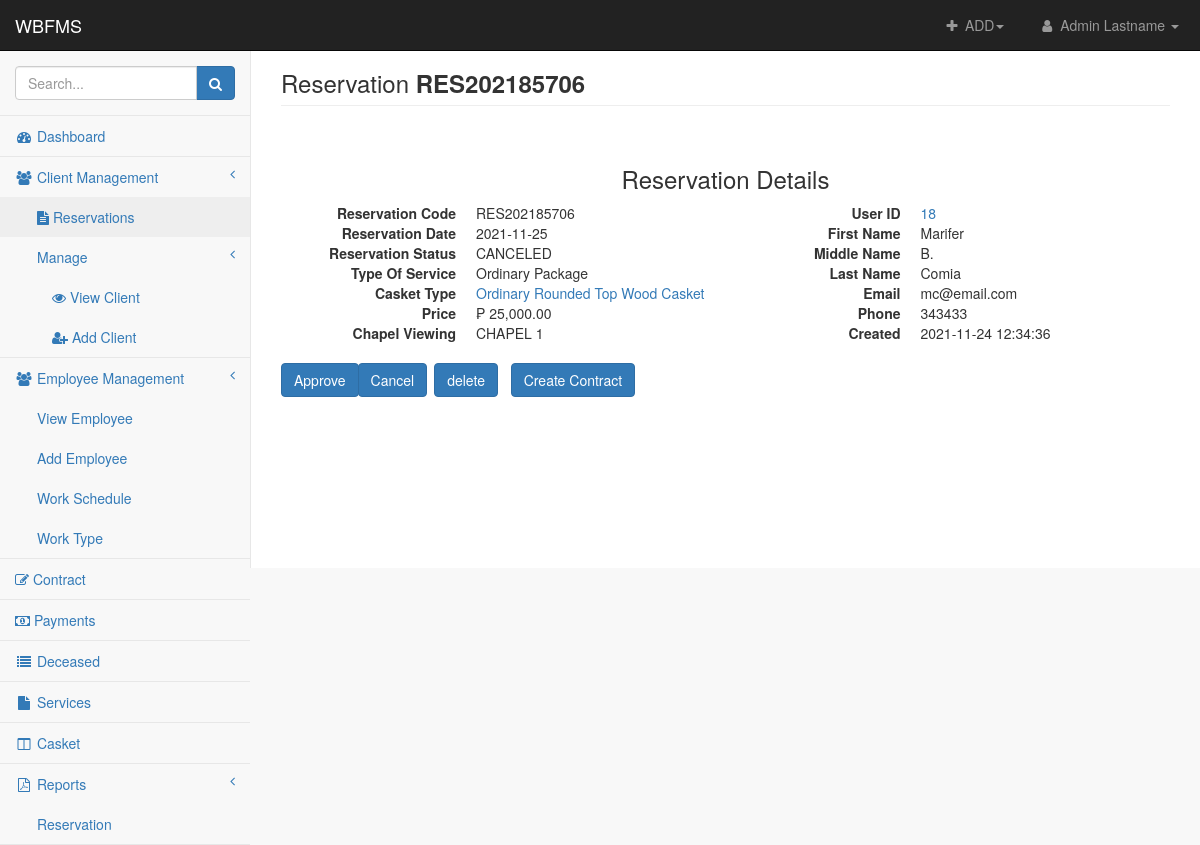
Page /admin/view-reservation.php?reservation=RES202185706 (signed in) on the committed database.
### tables this page shows
CREATE TABLE `reservation` (
  `reservation_id` int(11) NOT NULL,
  `reservation_code` text NOT NULL,
  `reservation_date` date NOT NULL,
  `relation_to_deceased` varchar(255) NOT NULL,
  `reservation_status` text NOT NULL,
  `branch_id` int(11) NOT NULL,
  `client_id` int(11) NOT NULL,
  `casket_id` int(11) NOT NULL,
  `chapel_id` int(11) NOT NULL
);

CREATE TABLE `service` (
  `service_id` int(11) NOT NULL,
  `service` text NOT NULL,
  `package_include` text NOT NULL
);

CREATE TABLE `casket` (
  `casket_id` int(11) NOT NULL,
  `casket_type` text NOT NULL,
  `amount` double(10,2) NOT NULL,
  `service_id` int(11) NOT NULL
);

CREATE TABLE `chapel` (
  `chapel_id` int(11) NOT NULL,
  `chapel_name` varchar(255) NOT NULL,
  `branch` int(255) NOT NULL
);

CREATE TABLE `client` (
  `client_id` int(11) NOT NULL,
  `client_firstname` text NOT NULL,
  `client_middlename` text NOT NULL,
  `client_lastname` text NOT NULL,
  `client_email` text NOT NULL,
  `client_phone` text NOT NULL,
  `client_username` text NOT NULL,
  `client_password` text NOT NULL,
  `client_application_date` datetime NOT NULL
);

### admin/includes/session.php (called while the page is built, shortened)
<?php
	include 'db-connection.php';
	$sql = "SELECT * FROM admin LEFT JOIN branches ON admin.branch_id = branches.branch_id WHERE admin.admin_id = '".$_SESSION['admin']."' AND branches.branch_id = '".$_SESSION['branch']."'";
	$query = $conn->query($sql);
	$user = $query->fetch_assoc();
?>

### admin/view-reservation.php (the view, shortened to what this page needs)
<?php include 'includes/header.php' ?>
<?php include ('includes/db-connection.php');
     include('includes/session.php');
?>
<body>
<div id="wrapper">
    <?php include 'includes/nav.php' ?>
    <?php
     $RES_NO = $_GET['reservation'];
     $fetch_reserv = "SELECT * FROM reservation
     INNER JOIN branches USING(branch_id)
     INNER JOIN client USING(client_id)
     INNER JOIN casket USING(casket_id)
     INNER JOIN service USING(service_id)
     INNER JOIN chapel USING(chapel_id)
     WHERE reservation_code= '".$RES_NO."'";
     $query_res = $conn->query($fetch_reserv);
     $result_res = $query_res->fetch_assoc();
    ?>
    <div class="navbar-default sidebar" role="navigation">
        <div class="sidebar-nav navbar-collapse">
            <ul class="nav" id="side-menu">
                <li class="sidebar-search">
                    <div class="input-group custom-search-form">
                        <input type="text" class="form-control" placeholder="Search...">
                        <span class="input-group-btn">
                            <button class="btn btn-primary" type="button">
                                <i class="fa fa-search"></i>
                            </button>
                        </span>
                    </div>
                </li>
                <li>
                    <a href="homepage.php" class=""><i class="fa fa-dashboard fa-fw"></i> Dashboard</a>
                </li>
                <li>
                    <a href="#"><i class="fa fa-users fa-fw"></i> Client Management<span class="fa arrow"></span></a>
                    <ul class="nav nav-second-level">
                        <li>
                            <a href="reservations.php" class="active"><i class="fa fa-file-text"></i> Reservations</a>
                        </li>
                        <li>
                            <a href="#">Manage<span class="fa arrow"></span></a>
                            <ul class="nav nav-third-level">
                                <li>
                                    <a href="view-client.php" ><i class="fa fa-eye"></i> View Client</a>
                                </li>
                                <li>
                                    <a href="add-client.php"><i class="fa fa-user-plus"></i> Add Client</a>
                                </li>
                            </ul>
                        </li>
                    </ul>
                </li>
                <li>
                    <a href="#"><i class="fa fa-users fa-fw"></i> Employee Management<span class="fa arrow"></span></a>
                    <ul class="nav nav-second-level">
                    <li>
                            <a href="view-employee.php">View Employee</a>
                        </li>
                        <li>
                            <a href="add-employee.php">Add Employee</a>
                        </li>
                        <li>
                            <a href="work-schedule.php">Work Schedule</a>
                        </li>
                        <li>
                            <a href="work-type.php" class="">Work Type</a>
                        </li>
                    </ul>
                </li>
                <li>
                    <a href="contract.php"><i class="fa fa-edit"></i> Contract</a>
                </li>
                <li>
                    <a href="payments.php"><i class="fa fa-money"></i> Payments</a>
                </li>
                <li>
                    <a href="deceased.php" class=""><i class="fa fa-list fa-fw"></i> Deceased</a>
                </li>
                <li>
                    <a href="services.php" class=""><i class="fa fa-file fa-fw"></i> Services</a>
                </li>
                <li>
                    <a href="casket.php" class="]"><i class="fa fa-columns fa-fw"></i> Casket</a>
                </li>
                <li>
                    <a href="#"><i class="fa fa-file-pdf-o fa-fw"></i> Reports<span class="fa arrow"></span></a>
                    <ul class="nav nav-second-level">
                        <li>
                            <a href="reservation-report.php">Reservation</a>
                        </li>
                    </ul>
                </li>
            </ul>
        </div>
    </div>
    <div id="page-wrapper">
        <div class="container-fluid">
            <div class="row">
                <div class="col-lg-12">
                    <h3 class="page-header text-capitalize">reservation <b><?php echo $RES_NO ?></b></h3>
                </div>
            </div>
            <br>
            <form action="create-contract-query.php" method="POST">
                <div class ="container-fluid">
                <h3 class="text-capitalize text-center "> reservation details</h3>
                    <div class="row">
                    <dl class="dl-horizontal col-sm-6">
                        <dt class="text-capitalize">reservation code</dt>
                        <dd> <?php echo $result_res['reservation_code'] ?></dd>
                        <dt class="text-capitalize">reservation date</dt>
                        <dd> <?php echo $result_res['reservation_date'] ?></dd>
                        <dt class="text-capitalize">reservation status</dt>
                        <dd> <?php echo $result_res['reservation_status'] ?></dd>
                        <dt class="text-capitalize"> type of service</dt>
                        <dd> <?php echo $result_res['service'] ?></dd>
                        <dt class="text-capitalize">casket type</dt>
                        <dd><a href="casket.php?caskettype=<?php echo $result_res['casket_type'] ?>"> <?php echo $result_res['casket_type'] ?> </a></dd>
                        <dt class="text-capitalize">price</dt>
                        <dd>&#8369; <?php echo number_format($result_res['amount'], 2) ?></dd>
                        <dt class="text-capitalize">chapel viewing</dt>
                        <dd> <?php echo $result_res['chapel_name'] ?></dd>
                    </dl>
                    <dl class="dl-horizontal col-sm-6">
                        <dt class="text-capitalize"> user ID</dt>
                        <dd><a href="view-client.php?id=<?php echo $result_res['client_id'] ?>"> <?php echo $result_res['client_id'] ?> </a></dd>
                        <dt class="text-capitalize"> first name</dt>
                        <dd> <?php echo $result_res['client_firstname'] ?></dd>
                        <dt class="text-capitalize">middle name</dt>
                        <dd> <?php echo $result_res['client_middlename'] ?></dd>
                        <dt class="text-capitalize">last name</dt>
                        <dd> <?php echo $result_res['client_lastname'] ?></dd>
                        <dt class="text-capitalize"> email</dt>
                        <dd> <?php echo $result_res['client_email'] ?></dd>
                        <dt class="text-capitalize">phone</dt>
                        <dd> <?php echo $result_res['client_phone'] ?></dd>
                        <dt class="text-capitalize">created</dt>
                        <dd> <?php echo $result_res['client_application_date'] ?></dd>
                    </dl>
                </div>
                </div>
                <div class="row mt-5">
                <div class="col-sm-1">
                    <button type="button"
                        data-toggle="modal"
                        data-target="#approvereservation"
                        class="btn btn-primary">Approve
                    </button>
                </div>
                <div class="col-sm-1">
                    <a href="" class="btn btn-primary" data-ds-toogle="tooltip"  title="THIS WILL CANCEL THE RESERVATION"></i>Cancel</a>
                </div>
                <div class="col-sm-1">
                    <button type="button"
                        data-toggle="modal"
                        data-target="#delete-reservation"
                        class="btn btn-primary">delete
                    </button>
                </div>
                <div class="col-sm-1">
                    <a href="approve-reservation.php?resno=<?php echo $RES_NO ?>" class="btn btn-primary text-capitalize" data-ds-toogle="tooltip" title="CREATE CONTRACT"></i>create contract</a>
                </div>
            </div>
            </form>
        </div>
    </div>
</div>
</body>
</html>

### admin/includes/nav.php (shortened to what this page needs)
<?php include 'includes/session.php'?>
    <nav class="navbar navbar-inverse navbar-fixed-top" role="navigation">
        <div class="navbar-header">
            <a class="navbar-brand" href="homepage.php">WBFMS</a>
        </div>
        <ul class="nav navbar-right navbar-top-links">
            <li class="dropdown navbar-inverse">
                <a class="dropdown-toggle" data-toggle="dropdown" href="#">
                    <i class="fa fa-plus fa-fw"></i> ADD<b class="caret"></b>
                </a>
            </li>
            <li class="dropdown">
                <a class="dropdown-toggle" data-toggle="dropdown" href="#">
                    <i class="fa fa-user fa-fw"></i> <?php echo $user['admin_firstname'] . ' ' . $user['admin_lastname']; ?> <b class="caret"></b>
                </a>
            </li>
        </ul>
    </nav>

### admin/css/startmin.css (style rules this page uses)
body { background-color: #f8f8f8; }
#wrapper { width: 100%; }
#page-wrapper { padding-top: 30px; min-height: 568px; background-color: #fff; }
@media (min-width:768px) { #page-wrapper { position: inherit; margin-left: 250px; padding: 30px 15px 0 15px; border-left: 1px solid #e7e7e7; } }
.navbar-header { float: left; }
.navbar-right { text-align: right; }
.navbar-top-links { margin: 0; }
.navbar-top-links li { display: inline-block; }
.navbar-top-links li:last-child { margin-right: 6px; }
.navbar-top-links li a { padding: 15px; min-height: 50px; }
.navbar-top-links>li>a { color: #999; }
.sidebar .sidebar-nav.navbar-collapse { padding-right: 0; padding-left: 0; }
.sidebar .sidebar-search { padding: 15px; }
.sidebar ul li { border-bottom: 1px solid #e7e7e7; }
.sidebar ul li a.active { background-color: #eee; }
.sidebar .arrow { float: right; }
.sidebar .fa.arrow:before { content: "\f104"; }
.sidebar .nav-second-level li, .sidebar .nav-third-level li { border-bottom: 0!important; }
.sidebar .nav-second-level li a { padding-left: 37px; }
.sidebar .nav-third-level li a { padding-left: 52px; }
@media (min-width:768px) { .sidebar { z-index: 1; position: absolute; width: 250px; margin-top: 51px; } }

### rows in the picture
reservation: reservation_code "RES202185706", reservation_date "2021-11-25", reservation_status "CANCELED", service.service "Ordinary Package", casket.casket_type "Ordinary Rounded Top Wood Casket", casket.amount "25,000.00", chapel.chapel_name "CHAPEL 1", client "18", client.client_firstname "Marifer", client.client_middlename "B.", client.client_lastname "Comia", client.client_email "mc@email.com", client.client_phone "343433", client.client_application_date "2021-11-24 12:34:36"

### other values in the picture
$user['admin_firstname'] "Admin"
$user['admin_lastname'] "Lastname"
$RES_NO "RES202185706"
